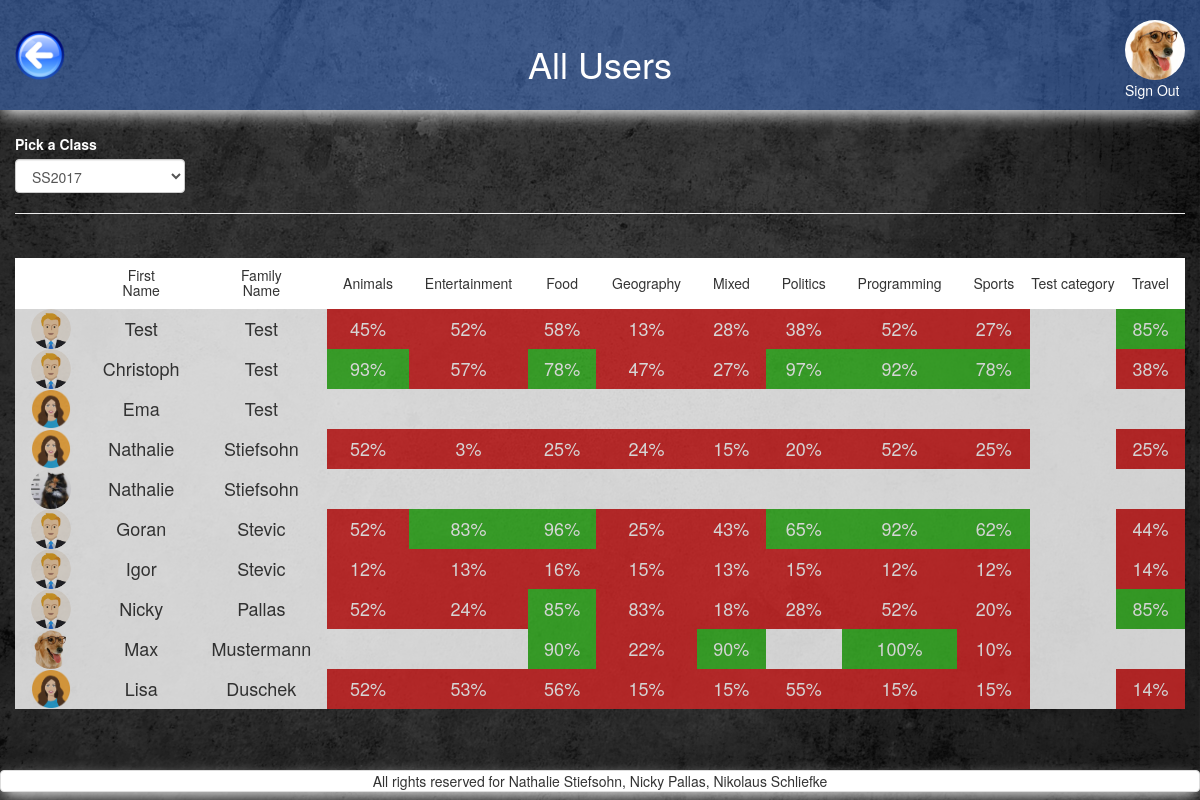
The page /admin_all_users.php?class_id=1 (signed in) on the database its author committed.
### tables this page shows
CREATE TABLE `users` (
  `id` int(11) NOT NULL,
  `FK_avatars` int(11) NOT NULL,
  `FK_classes` int(11) NOT NULL DEFAULT '1',
  `email` varchar(255) NOT NULL,
  `password` varchar(255) NOT NULL,
  `first_name` varchar(255) NOT NULL,
  `family_name` varchar(255) NOT NULL,
  `date_of_birth` date NOT NULL DEFAULT '1993-07-30'
);

CREATE TABLE `avatars` (
  `id` int(11) NOT NULL,
  `location` varchar(255) NOT NULL
);

CREATE TABLE `categories` (
  `id` int(11) NOT NULL,
  `category` varchar(13) NOT NULL,
  `image` varchar(255) NOT NULL DEFAULT 'default.png',
  `amount_questions` int(11) NOT NULL DEFAULT '8',
  `tries` int(11) NOT NULL DEFAULT '5',
  `passed_at` decimal(3,2) NOT NULL DEFAULT '0.60'
);

### includes/start_session_admin.php (called while the page is built, shortened)
<?php
	require_once 'dbconnect.php';
$res=mysqli_query($con, "SELECT first_name, family_name, date_of_birth, users.id AS user_id, avatars.location AS avatar, avatars.id AS avatar_id, email FROM users
 	JOIN avatars ON users.FK_avatars=avatars.id
 	WHERE users.id=".$_SESSION['user']);
	 $userRow=mysqli_fetch_array($res);
	 $user_avatar = $userRow['avatar'];
?>

### query/all_classes_query.php (called while the page is built, shortened)
<?php
$query_classes = "
    SELECT
        *
    FROM `classes`
    order by start_date ASC
";
$res_classes = mysqli_query($con, $query_classes);
?>

### query/categories_query.php (called while the page is built)
<?php
$query_all_categories = "
    SELECT
        *
    FROM `categories`
    order by category ASC
";
$res_all_categories = mysqli_query($con, $query_all_categories);
?>

### query/all_users_query.php (called while the page is built)
<?php
$query_all_users = "
    SELECT
        users.id, first_name, family_name, email, location as avatar
    FROM `users`
    join avatars on users.fk_avatars=avatars.id
    where
    	users.FK_classes=".$selected_class_id."
    ORDER BY
        family_name DESC;
";
$res_all_users = mysqli_query($con, $query_all_users);
?>

### query/score_per_cat_per_user.php (called while the page is built)
<?php
$query_scores_per_cat_per_user = "
    SELECT category, t1.scores AS scores
    FROM categories
    left JOIN quizzes as t1 ON categories.id=t1.FK_categories
    left JOIN quizzes AS t2
      ON t1.FK_users = t2.FK_users
        AND t1.FK_categories = t2.FK_categories
        AND t1.end_timestamp < t2.end_timestamp
    WHERE t2.FK_users IS NULL
    and t1.fk_categories = ".$category_id." and t1.FK_users=".$all_users_id."
    order by category ASC"
;
$res_scores_per_cat_per_user = mysqli_query($con, $query_scores_per_cat_per_user);
$count_scores_per_cat_per_user = mysqli_num_rows($res_scores_per_cat_per_user);
?>

### admin_all_users.php (the view, shortened to what this page needs)
<?php
require_once('includes/start_session_admin.php');
?>
<?php
	if(isset($_GET['class_id'])){
		$selected_class_id=$_GET['class_id'];
	} else {
    	$count_active_classes = 0;
	}
?>
<!DOCTYPE html>
<html>
<head>
	<?php
require_once('includes/head_tag.php');
	?>
</head>
<body>
<div id="wrap">
  <div id="main" class="container-fluid clear-top">
	<header class="row shadow" id="header">
			<div class="col-xs-3">
				<a href="home_admin.php">
					<img alt="back_button" src="pictures/back_button.png" id="back_button"/>
				</a>
			</div>
			<div class="col-xs-6 white text-center margin-top">
                <h1 class="heading_font">All Users</h1>
            </div>
        <?php
        echo'
            <div class="col-xs-3">
                <a href="logout.php?logout" class="pull-right">
                    <img class="img-circle show_avatar border" src="'.$user_avatar.'" alt="avatar" id="avatar_img"><br>
                    Sign Out
                </a>
            </div>';
        ?>
	</header>
	<div class="row">
		<main class="col-xs-12">
			<section class="row">
				<div class="col-xs-12 margin-top">
					<div class="row">
						<div class="col-xs-12 col-sm-2">
					<label class="white">Pick a Class</label>
					<select class="form-control" id="class" name="class">
					<?php
						require_once('query/all_classes_query.php');
				                while ($row_classes  = mysqli_fetch_array($res_classes)){
				                    $class = $row_classes['name'];
				                    $class_id = $row_classes['id'];
					                    if(isset($_GET['class_id'])){
					                    	if ($class_id==$selected_class_id) {
						                    	echo "<option value='".$class_id."' selected='selected
						                    	'>".$class."</option>";
						                    } else {
						                    	echo "<option value='".$class_id."'>".$class."</option>";
						                    }
					                	}
				                }
					 ?>
					</select>
						</div>
					</div>
					<hr>
				</div>
				<div class="col-xs-12 margin-top">
				<div class="table-responsive">
                        <table class="table-hover text-center" id="all_users_table">
                            <thead>
                                <tr id="white_background">
                                	<th class="text-center"></th>
                                	<th class="text-center"><h5>First<br>Name</h5></th>
                                	<th class="text-center"><h5>Family<br>Name</h5></th>
                                    <?php
										require('query/categories_query.php');
						                while ($row_categories  = mysqli_fetch_array($res_all_categories)){
						                    $category = $row_categories['category'];
						                    echo '
									<th class="text-center"><h5>'.$category.'</h5></th>
						                    ';
						                }
					                ?>
                                </tr>
                            </thead>
                            <tbody>
                                 <?php
                        include_once('query/all_users_query.php');
                        while ($row_all_users  = mysqli_fetch_array($res_all_users)){
                        	$all_users_id = $row_all_users['id'];
 							$first_name = $row_all_users['first_name'];
 							$family_name = $row_all_users['family_name'];
 							$avatar = $row_all_users['avatar'];
                            echo '
                                <tr>
                                	<td><img src="'.$avatar.'" class="img-circle all_users_img" alt="'.$first_name.' '.$family_name.'"></td>
                                    <td><h4>'.$first_name.'</h4></td>
                                    <td><h4>'.$family_name.'</h4></td>
                                    ';
                            require('query/categories_query.php');
			                while ($row_all_categories  = mysqli_fetch_array($res_all_categories)){
			                    $category_id=$row_all_categories['id'];
			                    $passed_at = $row_all_categories['passed_at'];
			                   require('query/score_per_cat_per_user.php');
			                   if ($count_scores_per_cat_per_user>0){
					                while ($row_scores_per_cat_per_user  = mysqli_fetch_array($res_scores_per_cat_per_user)){
					                    $score = $row_scores_per_cat_per_user['scores'];
					                    if($score<0 || $score>100){
					                    	echo'
											<td class=""><h4>error</h4></td>
						       				';
					                    } else {
					       				if ($score>=$passed_at){
					       					$passed="green_background";
					       				} else {
					       					$passed="red_background";
					       				}
						       				echo'
											<td class="'.$passed.'"><h4>'.($score*100).'%</h4></td>
						       				';
					       				}
					                }
				                } else {
				                	echo'
											<td class=""><h4></h4></td>
						       				';
				                }
						    }
                            echo '
                                </tr>
                                ';
                        }
                        ?>
                            </tbody>
                        </table>
                    </div>
			</section>
		</main>
	</div>
  </div>
</div>
	<?php
require_once('includes/footer.php');
	?>
</body>
</html>

### css/style.css (style rules this page uses)
header h1 { position: relative; }
#avatar_img { margin-top:20px; height: 60px; }
#back_button { margin-top:30px; height: 50px; }
#header { background-color: rgba(77,141,255,0.4); height: 110px; }
#header a:link { color: white; }
body { content: ""; background: url("../pictures/grey_background.jpg"); background-size: 100% 100%; background-repeat: repeat; top: 0; left: 0; bottom: 0; right: 0; position: absolute; z-index: -1; }
.shadow { -webkit-box-shadow: 0px 6px 16px -3px rgba(255,255,255,1); -moz-box-shadow: 0px 6px 16px -3px rgba(255,255,255,1); box-shadow: 0px 6px 16px -3px rgba(255,255,255,1); }
.margin-top { margin-top: 2%; }
table { width: 100%; }
tbody { background-color: white; opacity: 0.8; }
.red_background { background-color: #d32727; color:white; }
.green_background { background-color: #39b526; color:white; }
.white { color: white; }
#all_users_table td, #all_users_table th { width: 1%; }
.all_users_img { width: 40px; }

### includes/head_tag.php (style rules this page uses)
html, body { height: 100%; }
#white_background { background-color: white; opacity: 1 !important; }
#wrap { min-height: 100%; }
#main { overflow:auto; padding-bottom:50px; }

### rows shown on the page
users: FK_avatars.location (picture), first_name "Max", family_name "Mustermann"
categories: category "Animals", score "45", score "93", score "52", score "12"
categories: category "Entertainment", score "52", score "57", score "3", score "83", score "13", score "24", score "53"
categories: category "Food", score "58", score "78", score "25", score "96", score "16", score "85", score "90", score "56"
categories: category "Geography", score "13", score "47", score "24", score "25", score "15", score "83", score "22"
categories: category "Mixed", score "28", score "27", score "15", score "43", score "13", score "18", score "90"
categories: category "Politics", score "38", score "97", score "20", score "65", score "15", score "28", score "55"
categories: category "Programming", score "52", score "92", score "12", score "100", score "15"
categories: category "Sports", score "27", score "78", score "25", score "62", score "12", score "20", score "10", score "15"
categories: category "Test category"
categories: category "Travel", score "85", score "38", score "25", score "44", score "14"
users: FK_avatars.location (picture), first_name "Test", family_name "Test"
users: FK_avatars.location (picture), first_name "Christoph", family_name "Test"
users: FK_avatars.location (picture), first_name "Ema", family_name "Test"
users: FK_avatars.location (picture), first_name "Nathalie", family_name "Stiefsohn"
users: FK_avatars.location (picture), first_name "Nathalie", family_name "Stiefsohn"
users: FK_avatars.location (picture), first_name "Goran", family_name "Stevic"
users: FK_avatars.location (picture), first_name "Igor", family_name "Stevic"
users: FK_avatars.location (picture), first_name "Nicky", family_name "Pallas"
users: FK_avatars.location (picture), first_name "Lisa", family_name "Duschek"

### other values the page prints
form field class "SS2017"
